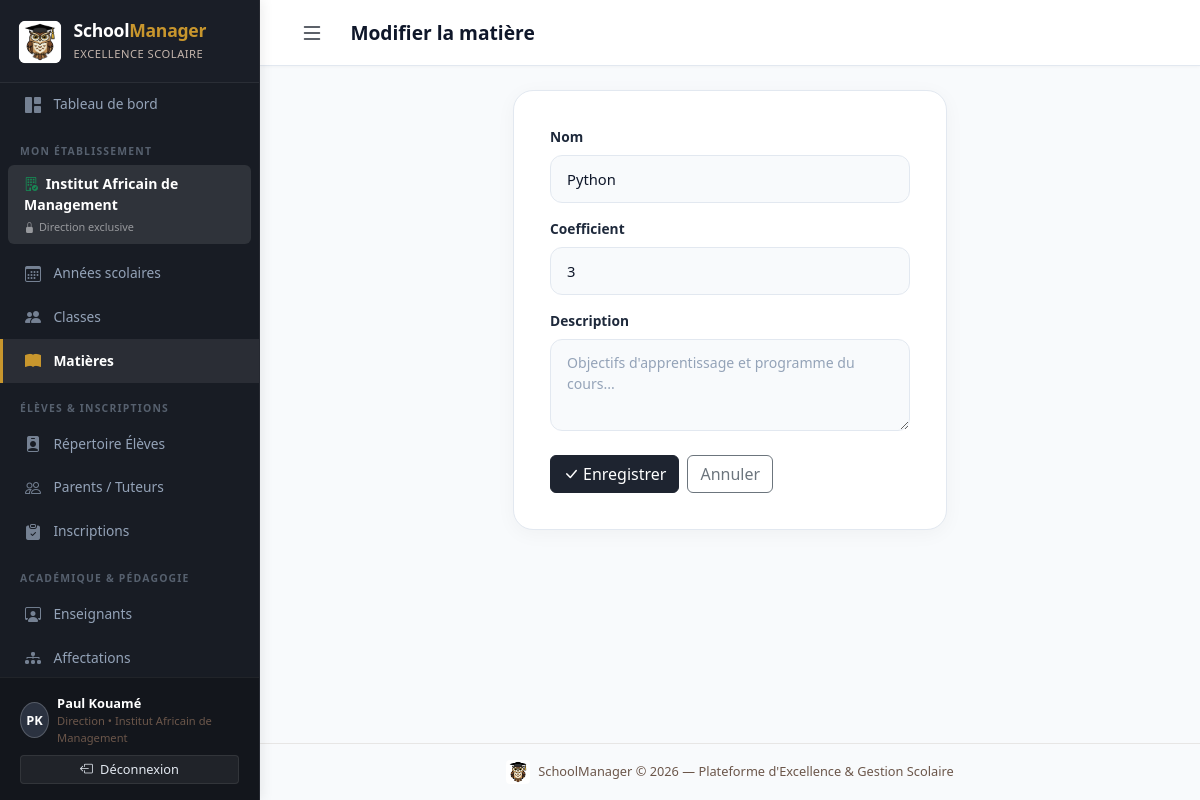
The page /school/matieres/2/modifier/ (signed in) on the database its author committed.
### accounts/models.py (models this page shows, shortened)
class CustomUser(AbstractUser):
    ROLE_ADMIN = 'admin'
    ROLE_DIRECTION = 'direction'
    ROLE_ENSEIGNANT = 'enseignant'
    ROLE_PAIEMENT = 'paiement'
    ROLE_CHOICES = [
        (ROLE_ADMIN, 'Administrateur'),
        (ROLE_DIRECTION, 'Personnel de direction'),
        (ROLE_ENSEIGNANT, 'Enseignant'),
        (ROLE_PAIEMENT, 'Personnel paiement'),
    ]
    role = models.CharField(
        max_length=20,
        choices=ROLE_CHOICES,
        default=ROLE_DIRECTION,
        verbose_name='Rôle',
    )
    etablissement = models.ForeignKey(
        'school.Etablissement',
        on_delete=models.SET_NULL,
        null=True,
        blank=True,
        related_name='utilisateurs',
        verbose_name='Établissement rattaché',
        help_text="Établissement unique auquel est affecté ce compte (notamment pour le personnel de direction)."
    )
    telephone = models.CharField(max_length=20, blank=True, verbose_name='Téléphone')
    class Meta:
        verbose_name = 'Utilisateur'
        verbose_name_plural = 'Utilisateurs'
    @property
    def is_super_admin(self):
        return self.is_superuser or self.role == self.ROLE_ADMIN
    @property
    def is_direction(self):
        return self.role == self.ROLE_DIRECTION
    @property
    def is_enseignant(self):
        return self.role == self.ROLE_ENSEIGNANT
    @property
    def is_paiement(self):
        return self.role == self.ROLE_PAIEMENT

### school/models.py (models this page shows, shortened)
class Etablissement(models.Model):
    nom = models.CharField(max_length=200, verbose_name='Nom')
    adresse = models.TextField(blank=True, verbose_name='Adresse')
    telephone = models.CharField(max_length=20, blank=True, verbose_name='Téléphone')
    email = models.EmailField(blank=True, verbose_name='Email')
    logo = models.ImageField(upload_to='logos/', blank=True, null=True, verbose_name='Logo')
    created_at = models.DateTimeField(auto_now_add=True)
    class Meta:
        verbose_name = 'Établissement'
        verbose_name_plural = 'Établissements'

class Matiere(models.Model):
    nom = models.CharField(max_length=100, unique=True, verbose_name='Nom')
    coefficient = models.PositiveSmallIntegerField(default=1, verbose_name='Coefficient')
    description = models.TextField(blank=True, verbose_name='Description')
    class Meta:
        verbose_name = 'Matière'
        verbose_name_plural = 'Matières'
        ordering = ['nom']

### school/views.py (the view)
# urls.py: path('matieres/<int:pk>/modifier/', views.matiere_edit, name='matiere_edit'),
@login_required
@direction_required
def matiere_edit(request, pk):
    obj = get_object_or_404(Matiere, pk=pk)
    form = MatiereForm(request.POST or None, instance=obj)
    if request.method == 'POST' and form.is_valid():
        form.save()
        messages.success(request, 'Matière mise à jour.')
        return redirect('school:matiere_list')
    return render(request, 'school/matiere_form.html', {'form': form, 'title': 'Modifier la matière', 'object': obj})

### school/forms.py
class MatiereForm(forms.ModelForm):
    class Meta:
        model = Matiere
        fields = ['nom', 'coefficient', 'description']
        widgets = {
            'nom': forms.TextInput(attrs={'class': 'form-control', 'placeholder': 'Ex: Mathématiques, Physique-Chimie, Français'}),
            'coefficient': forms.NumberInput(attrs={'class': 'form-control', 'placeholder': 'Ex: 4'}),
            'description': forms.Textarea(attrs={'class': 'form-control', 'rows': 3, 'placeholder': 'Objectifs d\'apprentissage et programme du cours...'}),
        }

### templates/school/matiere_form.html (shortened to what this page needs)
{% extends 'base.html' %}
{% block page_title %}{{ title }}{% endblock %}
{% block content %}
<div class="row justify-content-center">
  <div class="col-lg-6">
    <div class="form-card">
      <form method="post" novalidate>
        {% for field in form %}
        <div class="mb-3">
          <label for="{{ field.id_for_label }}" class="form-label">{{ field.label }}</label>
          {{ field }}
        </div>
        {% endfor %}
        <div class="d-flex gap-2 mt-4">
          <button type="submit" class="btn btn-primary"><i class="bi bi-check-lg me-1"></i>Enregistrer</button>
          <a href="{% url 'school:matiere_list' %}" class="btn btn-outline-secondary">Annuler</a>
        </div>
      </form>
    </div>
  </div>
</div>
{% endblock %}

### templates/base.html (shortened to what this page needs)
{% load static %}
<!DOCTYPE html>
<html lang="fr">
<head>
  <link href="https://cdn.jsdelivr.net/npm/bootstrap@5.3.3/dist/css/bootstrap.min.css" rel="stylesheet">
  <link href="https://cdn.jsdelivr.net/npm/bootstrap-icons@1.11.3/font/bootstrap-icons.css" rel="stylesheet">
  <link href="{% static 'css/schoolmanager.css' %}" rel="stylesheet">
</head>
<body>
{% if user.is_authenticated %}
<nav id="sidebar">
  <a href="{% url 'dashboard' %}" class="sidebar-brand text-decoration-none" title="Tableau de bord — SchoolManager">
    <img src="{% static 'img/logo.jpg' %}" alt="Logo Hibou SchoolManager" class="sidebar-brand-logo rounded-2">
    <div>
      <h4>School<span>Manager</span></h4>
      <small>Excellence Scolaire</small>
    </div>
  </a>
  <div class="sidebar-nav-scroll">
    <a href="{% url 'dashboard' %}" class="nav-link {% if request.resolver_match.url_name == 'dashboard' %}active{% endif %}">
      <i class="bi bi-grid-1x2-fill"></i> Tableau de bord
    </a>
    {% if user.is_enseignant %}
    <div class="nav-section-title">Espace Pédagogique</div>
    <a href="{% url 'academics:note_list' %}" class="nav-link {% if 'notes' in request.path %}active{% endif %}">
      <i class="bi bi-pencil-square"></i> Mes Notes
    </a>
    <a href="{% url 'academics:affectation_list' %}" class="nav-link {% if 'affectations' in request.path %}active{% endif %}">
      <i class="bi bi-diagram-3-fill"></i> Mes Affectations
    </a>
    <div class="nav-section-title">Mes Classes &amp; Élèves</div>
    <a href="{% url 'school:classe_list' %}" class="nav-link {% if 'classes' in request.path %}active{% endif %}">
      <i class="bi bi-people-fill"></i> Classes
    </a>
    <a href="{% url 'school:matiere_list' %}" class="nav-link {% if 'matieres' in request.path %}active{% endif %}">
      <i class="bi bi-book-fill"></i> Matières
    </a>
    <a href="{% url 'students:eleve_list' %}" class="nav-link {% if '/students/' in request.path and 'parents' not in request.path and 'inscriptions' not in request.path %}active{% endif %}">
      <i class="bi bi-person-badge-fill"></i> Élèves
    </a>
    <div class="nav-section-title">Suivi des Présences</div>
    <a href="{% url 'attendance_payments:absence_list' %}" class="nav-link {% if 'absences' in request.path %}active{% endif %}">
      <i class="bi bi-calendar-x-fill"></i> Saisie des Absences
    </a>
    {% else %}
    <div class="nav-section-title">Mon Établissement</div>
    <div class="px-3 py-2 text-white small rounded bg-white bg-opacity-10 mb-2 mx-2">
      <i class="bi bi-building-check text-success me-1"></i>
      <strong>{{ user.etablissement.nom|default:'Établissement rattaché' }}</strong>
      <div class="text-white-50 mt-1" style="font-size:0.68rem;"><i class="bi bi-lock-fill me-1"></i>Direction exclusive</div>
    </div>
    <a href="{% url 'school:annee_list' %}" class="nav-link {% if 'annees' in request.path %}active{% endif %}">
      <i class="bi bi-calendar3"></i> Années scolaires
    </a>
    <a href="{% url 'school:classe_list' %}" class="nav-link {% if 'classes' in request.path %}active{% endif %}">
      <i class="bi bi-people-fill"></i> Classes
    </a>
    <a href="{% url 'school:matiere_list' %}" class="nav-link {% if 'matieres' in request.path %}active{% endif %}">
      <i class="bi bi-book-fill"></i> Matières
    </a>
    <div class="nav-section-title">Élèves &amp; Inscriptions</div>
    <a href="{% url 'students:eleve_list' %}" class="nav-link {% if '/students/' in request.path and 'parents' not in request.path and 'inscriptions' not in request.path %}active{% endif %}">
      <i class="bi bi-person-badge-fill"></i> Répertoire Élèves
    </a>
    <a href="{% url 'students:parent_list' %}" class="nav-link {% if 'parents' in request.path %}active{% endif %}">
      <i class="bi bi-people"></i> Parents / Tuteurs
    </a>
    <a href="{% url 'students:inscription_list' %}" class="nav-link {% if 'inscriptions' in request.path %}active{% endif %}">
      <i class="bi bi-clipboard-check-fill"></i> Inscriptions
    </a>
    <div class="nav-section-title">Académique &amp; Pédagogie</div>
    <a href="{% url 'academics:enseignant_list' %}" class="nav-link {% if 'enseignants' in request.path %}active{% endif %}">
      <i class="bi bi-person-workspace"></i> Enseignants
    </a>
    <a href="{% url 'academics:affectation_list' %}" class="nav-link {% if 'affectations' in request.path %}active{% endif %}">
      <i class="bi bi-diagram-3-fill"></i> Affectations
    </a>
    {% endif %}
  </div>
  <div class="sidebar-footer">
    <div class="d-flex align-items-center gap-2 mb-2">
      <div class="avatar-initiales">{{ user.first_name|first|upper }}{{ user.last_name|first|upper }}</div>
      <div class="overflow-hidden">
        <div class="text-truncate text-white" style="font-size:0.8rem;font-weight:600;">{{ user.get_full_name|default:user.username }}</div>
        <div style="color:var(--secondary);font-size:0.7rem;">
          {% if user.is_super_admin %}Super Admin
          {% elif user.is_direction %}Direction &bull; {{ user.etablissement.nom|default:'Établissement' }}
          {% else %}{{ user.get_role_display }}{% endif %}
        </div>
      </div>
    </div>
    <form method="post" action="{% url 'accounts:logout' %}">
      <button type="submit" class="btn btn-sm w-100 btn-logout">
        <i class="bi bi-box-arrow-left me-1"></i> Déconnexion
      </button>
    </form>
  </div>
</nav>
{% endif %}
<div id="main-content" {% if not user.is_authenticated %}style="margin-left:0"{% endif %}>
  {% if user.is_authenticated %}
  <header class="topbar">
    <div class="topbar-left">
      <button class="btn btn-sm d-md-none" id="sidebarToggle" style="background:transparent;border:none;" aria-label="Ouvrir le menu">
        <i class="bi bi-list fs-4" style="color:var(--primary)"></i>
      </button>
      <h1 class="page-title">{% block page_title %}{% endblock %}</h1>
    </div>
  </header>
  {% endif %}
  <main class="{% if user.is_authenticated %}p-4 flex-grow-1{% endif %}">
    {% block content %}{% endblock %}
  </main>
  {% if user.is_authenticated %}
  <footer class="text-center py-3" style="font-size:0.8rem;color:var(--secondary);border-top:1px solid rgba(110,84,70,0.12);">
    <div class="d-flex align-items-center justify-content-center gap-2">
      <img src="{% static 'img/logo.jpg' %}" alt="Logo Hibou SchoolManager" style="width:24px;height:24px;border-radius:4px;" class="shadow-xs" loading="lazy">
      <span>SchoolManager &copy; {% now "Y" %} — Plateforme d'Excellence &amp; Gestion Scolaire</span>
    </div>
  </footer>
  {% endif %}
</div>
</body>
</html>

### rows shown on the page
CustomUser: etablissement.nom "Institut Africain de Management", first_name|first "P", last_name|first "K", get_full_name "Paul Kouamé"
Matiere: form "Python" "3"

### other values the page prints
{{ title }} "Modifier la matière"
{{ field.label }} "Nom" "Coefficient" "Description"
